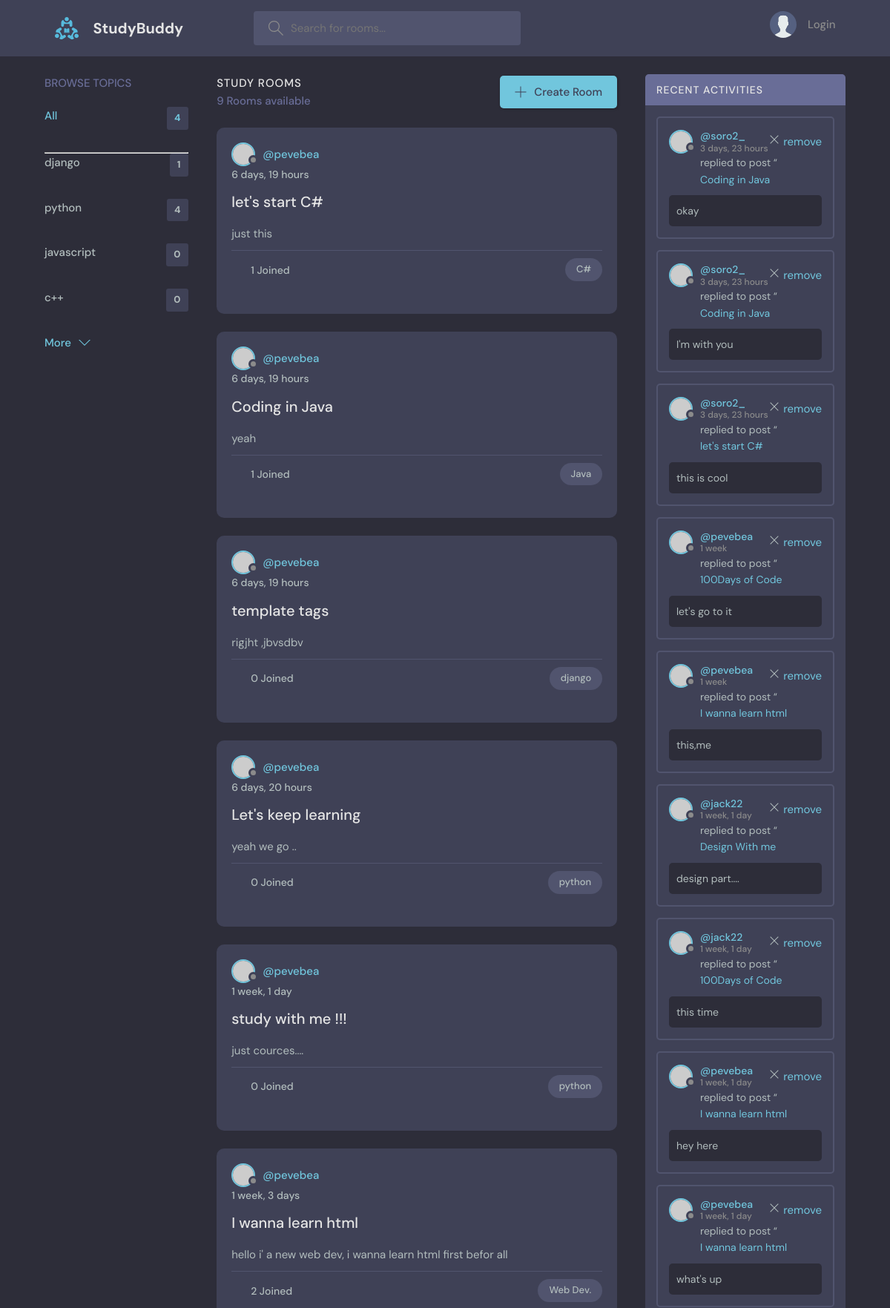
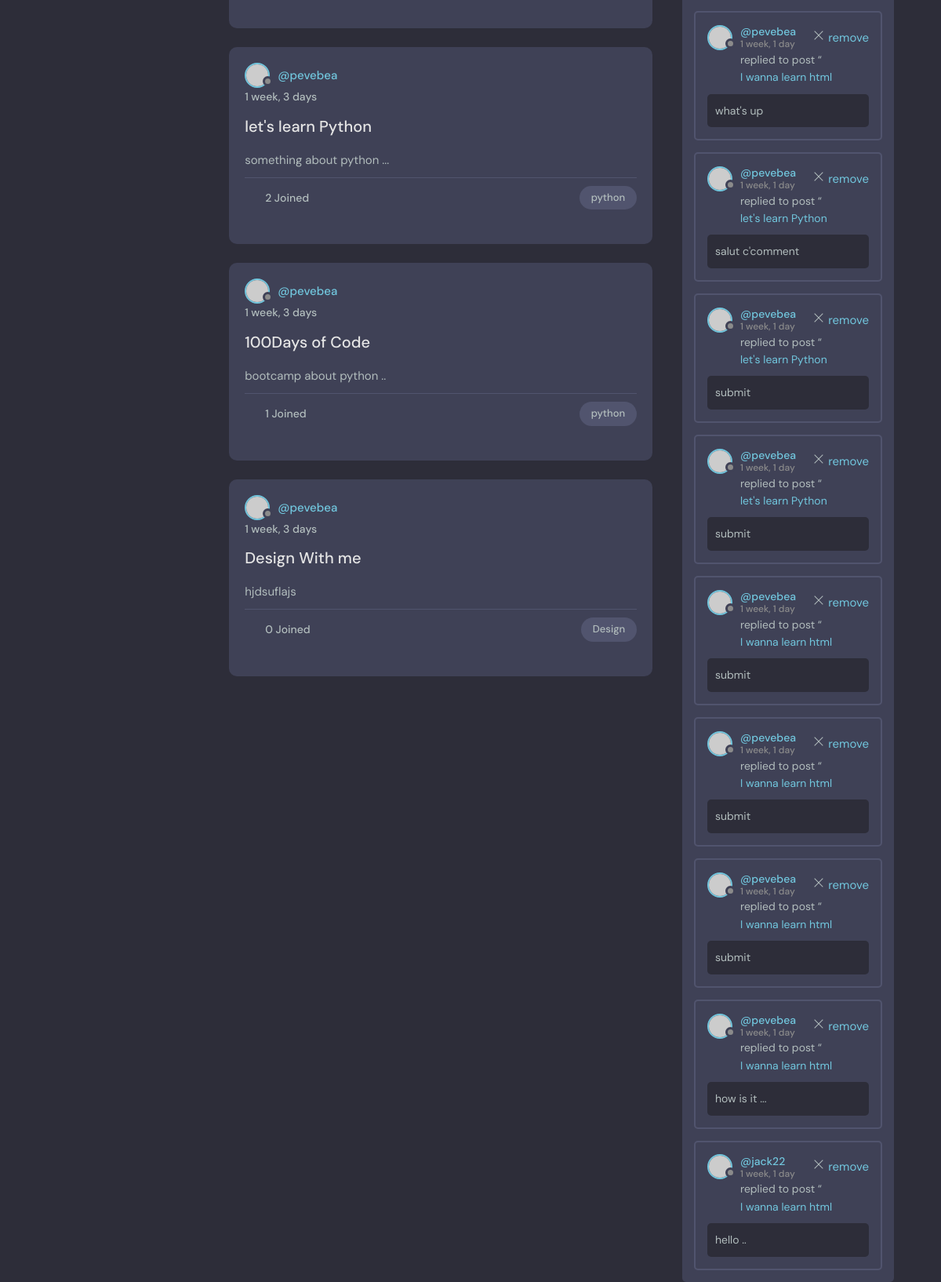
Page /room/index/ on the committed database (2 pictures, top to bottom).
### room/models.py (models this page shows, shortened)
class Topic(models.Model):
    name = models.CharField(max_length=200)

class Room(models.Model):
    host = models.ForeignKey(User, on_delete=models.SET_NULL, null= True)
    topic = models.ForeignKey(Topic, on_delete=models.CASCADE, null=True)
    name = models.CharField(max_length=200)
    description = models.TextField(null= True, blank= True)
    participants = models.ManyToManyField(User, related_name="participants", blank=True)
    updated = models.DateTimeField(auto_now = True)
    created = models.DateTimeField(auto_now_add=True)
    def __str__(self):
        return self.name
    class Meta:
        ordering = ["-updated", "created"]

class Message(models.Model):
    user = models.ForeignKey(User, on_delete=models.CASCADE, null= True)
    room = models.ForeignKey(Room, on_delete=models.CASCADE)
    body = models.TextField()
    updated = models.DateTimeField(auto_now = True)
    created = models.DateTimeField(auto_now_add=True)
    class Meta:
        ordering = ["-updated", "created"]

### room/views.py (the view)
# urls.py: path("", views.index, name = "home"),
def index(request):
    q = request.GET.get("q") if request.GET.get("q") != None else ""
    rooms = Room.objects.filter(Q(topic__name__icontains = q) |
                                Q(name__icontains=q)|
                                Q(description__icontains=q))
    topics = Topic.objects.all()[0:4]
    room_messages = Message.objects.filter(Q(room__topic__name__icontains = q))
    context = {
        "rooms": rooms,
        "topics": topics,
        "room_messages": room_messages,
    }
    return render(request, "room/index.html", context)

### templates/room/index.html (shortened to what this page needs)
<!DOCTYPE html>
{% load static %}
<html lang="en">
  <head>
    <link rel="stylesheet" href="{% static 'css/main.css' %}" />
  </head>
  <body>
    <header class="header header--loggedIn">
      <div class="container">
        <a href="{% url 'room:index' %}" class="header__logo">
          <img src="{% static 'image/logo.svg' %}" />
          <h1>StudyBuddy</h1>
        </a>
        <form method="GET" action="" class="header__search">
          <label>
            <input name="q" placeholder="Search for rooms..." />
          </label>
        </form>
        <nav class="header__menu">
            {% if user.is_authenticated %}
            <div class="header__user">
                <a href="{% url 'authentification:userProfile' user.id %}">
                <div class="avatar avatar--medium active">
                    <img src="https://randomuser.me/api/portraits/men/37.jpg" />
                </div>
                <p>{{user.username}}<span>@{{user.username}}</span></p>
                </a>
                <button class="dropdown-button">
                <svg version="1.1" xmlns="http://www.w3.org/2000/svg" width="32" height="32" viewBox="0 0 32 32">
                    <title>chevron-down</title>
                    <path d="M16 21l-13-13h-3l16 16 16-16h-3l-13 13z"></path>
                </svg>
                </button>
            </div>
            <div class="dropdown-menu">
                <a href="{% url 'authentification:update-user' %}" class="dropdown-link">
                    <svg version="1.1" xmlns="http://www.w3.org/2000/svg" width="32" height="32" viewBox="0 0 32 32">
                        <title>tools</title>
                        <path d="M27.465 32c-1.211 0-2.35-0.471-3.207-1.328l-9.392-9.391c-2.369 0.898-4.898 0.951-7.355 0.15-3.274-1.074-5.869-3.67-6.943-6.942-0.879-2.682-0.734-5.45 0.419-8.004 0.135-0.299 0.408-0.512 0.731-0.572 0.32-0.051 0.654 0.045 0.887 0.277l5.394 5.395 3.586-3.586-5.394-5.395c-0.232-0.232-0.336-0.564-0.276-0.887s0.272-0.596 0.572-0.732c2.552-1.152 5.318-1.295 8.001-0.418 3.274 1.074 5.869 3.67 6.943 6.942 0.806 2.457 0.752 4.987-0.15 7.358l9.392 9.391c0.844 0.842 1.328 2.012 1.328 3.207-0 2.5-2.034 4.535-4.535 4.535zM15.101 19.102c0.26 0 0.516 0.102 0.707 0.293l9.864 9.863c0.479 0.479 1.116 0.742 1.793 0.742 1.398 0 2.535-1.137 2.535-2.535 0-0.668-0.27-1.322-0.742-1.793l-9.864-9.863c-0.294-0.295-0.376-0.74-0.204-1.119 0.943-2.090 1.061-4.357 0.341-6.555-0.863-2.631-3.034-4.801-5.665-5.666-1.713-0.561-3.468-0.609-5.145-0.164l4.986 4.988c0.391 0.391 0.391 1.023 0 1.414l-5 5c-0.188 0.188-0.441 0.293-0.707 0.293s-0.52-0.105-0.707-0.293l-4.987-4.988c-0.45 1.682-0.397 3.436 0.164 5.146 0.863 2.631 3.034 4.801 5.665 5.666 2.2 0.721 4.466 0.604 6.555-0.342 0.132-0.059 0.271-0.088 0.411-0.088z"></path>
                    </svg>
                    Settings
                </a>
                <a href="{% url 'authentification:logout' %}" class="dropdown-link">
                    <svg version="1.1" xmlns="http://www.w3.org/2000/svg" width="32" height="32" viewBox="0 0 32 32">
                        <title>sign-out</title>
                        <path d="M3 0h22c0.553 0 1 0 1 0.553l-0 3.447h-2v-2h-20v28h20v-2h2l0 3.447c0 0.553-0.447 0.553-1 0.553h-22c-0.553 0-1-0.447-1-1v-30c0-0.553 0.447-1 1-1z"></path>
                        <path d="M21.879 21.293l1.414 1.414 6.707-6.707-6.707-6.707-1.414 1.414 4.293 4.293h-14.172v2h14.172l-4.293 4.293z"></path>
                    </svg>
                    Logout
                </a>
            </div>
            {% else %}
                <a href="{% url 'authentification:login' %}">
                <img src="{% static 'image/avatar.svg' %}" />
                <p>Login</p>
                </a>
            {% endif %}
        </nav>
      </div>
    </header>
    {% block content %}
    <main class="layout layout--3">
      <div class="container">
            {% include 'room/topic_component.html' %}
        <div class="roomList">
            <div class="roomList__header">
                <div>
                    <h2>Study Rooms</h2>
                    <p>{{rooms.count}} Rooms available</p>
                </div>
                    <a class="btn btn--main" href="{% url 'room:create-room' %}">
                        <svg version="1.1" xmlns="http://www.w3.org/2000/svg" width="32" height="32" viewBox="0 0 32 32">
                        <title>add</title>
                        <path
                            d="M16.943 0.943h-1.885v14.115h-14.115v1.885h14.115v14.115h1.885v-14.115h14.115v-1.885h-14.115v-14.115z">
                        </path>
                        </svg>
                        Create Room
                    </a>
            </div>
            {% include 'room/feed_component.html' %}
        </div>
            {% include 'room/activity_component.html' %}
        {% endblock content %}
      </div>
    </main>
  </body>
</html>

### templates/room/topic_component.html (shortened to what this page needs)
<div class="topics">
    <div class="topics__header">
      <h2>Browse Topics</h2>
    </div>
    <ul class="topics__list">
        <li>
            <a href="{% url 'room:index' %}"class="active">All <span>{{topics.count}}</span></a>
            <hr>
        <li>
        {% for topic in topics %}
            <div>
                <a href="{% url 'room:index' %}?q={{topic.name}}"> {{topic.name}}  <span>{{topic.room_set.all.count}}</span></a>
            </div>
        {% endfor %}
    </ul>
    <a class="btn btn--link" href="{% url 'room:topics' %}">
        More
        <svg version="1.1" xmlns="http://www.w3.org/2000/svg" width="32" height="32" viewBox="0 0 32 32">
            <title>chevron-down</title>
            <path d="M16 21l-13-13h-3l16 16 16-16h-3l-13 13z"></path>
        </svg>
    </a>
</div>

### templates/room/feed_component.html (shortened to what this page needs)
{% for room in rooms %}
<div class="roomListRoom">
    <div class="roomListRoom__header">
        <a href="{% url 'authentification:userProfile' room.host.id %}" class="roomListRoom__author">
            <div class="avatar avatar--small">
                <img src="https://randomuser.me/api/portraits/women/37.jpg"/>
            </div>
            <span>@{{room.host.username}} </span>
        </a>
    </div>
    <div class="roomListRoom__actions">
        <span>{{room.created|timesince}}</span>
    </div>
    <div class="roomListRoom__content">
        <a href="{% url 'room:room' room.id %}">{{room.name}}</a>
        <p>{{room.description}}</p>
    </div>
    <div class="roomListRoom__meta">
        <a href="{% url 'room:index' %}" class="roomListRoom__joined">
            <svg version="1.1" xmlns="http://www.w3.org/2000/svg" width="32"
                height="32" viewBox="0 0 32 32">
                <title>user-group</title>
            </svg>
            {{room.participants.all.count}} Joined
        </a>
        <p class="roomListRoom__topic">{{room.topic.name}}</p>
    </div>
<br>
</div>
{% endfor %}

### templates/room/activity_component.html (shortened to what this page needs)
{% load static %}
<div class="activities">
    <div class="activities__header">
      <h2>Recent Activities</h2>
    </div>
{% for message in room_messages %}
        <div class="activities__box">
          <div class="activities__boxHeader roomListRoom__header">
            <a href="{% url 'authentification:userProfile' message.user.id %}" class="roomListRoom__author">
              <div class="avatar avatar--small">
                <img src="https://randomuser.me/api/portraits/men/37.jpg" />
              </div>
              <p>
                @{{message.user}}
                <span>{{message.created|timesince}}</span>
              </p>
            </a>
            <div class="roomListRoom__actions">
              <a href="{% url 'room:delete-message' message.id %}">
                <svg version="1.1" xmlns="http://www.w3.org/2000/svg" width="32" height="32" viewBox="0 0 32 32">
                  <title>remove</title>
                  <path d="M27.314 6.019l-1.333-1.333-9.98 9.981-9.981-9.981-1.333 1.333 9.981 9.981-9.981 9.98 1.333 1.333 9.981-9.98 9.98 9.98 1.333-1.333-9.98-9.98 9.98-9.981z">
                  </path>
                </svg>
                remove
              </a>
            </div>
          </div>
          <div class="activities__boxContent">
            <p>replied to post “<a href="{% url 'room:index' %}">{{message.room}}</a></p>
            <div class="activities__boxRoomContent">
                {{message.body}}
            </div>
          </div>
        </div>
{% endfor %}
</div>

### rows in the picture
Topic: name "django", room_set.all.count "1"
Topic: name "python", room_set.all.count "4"
Topic: name "javascript", room_set.all.count "0"
Topic: name "c++", room_set.all.count "0"
Room: host.username "pevebea", created "6 days, 19 hours", name "let's start C#", description "just this", participants.all.count "1", topic.name "C#"
Room: host.username "pevebea", created "6 days, 19 hours", name "Coding in Java", description "yeah", participants.all.count "1", topic.name "Java"
Room: host.username "pevebea", created "6 days, 19 hours", name "template tags", description "rigjht ,jbvsdbv", participants.all.count "0", topic.name "django"
Room: host.username "pevebea", created "6 days, 20 hours", name "Let's keep learning", description "yeah we go ..", participants.all.count "0", topic.name "python"
Room: host.username "pevebea", created "1 week, 1 day", name "study with me !!!", description "just cources....", participants.all.count "0", topic.name "python"
Room: host.username "pevebea", created "1 week, 3 days", name "I wanna learn html", description "hello i' a new web dev, i wanna learn html first befor all", participants.all.count "2", topic.name "Web Dev."
Room: host.username "pevebea", created "1 week, 3 days", name "let's learn Python", description "something about python ...", participants.all.count "2", topic.name "python"
Room: host.username "pevebea", created "1 week, 3 days", name "100Days of Code", description "bootcamp about python ..", participants.all.count "1", topic.name "python"
Room: host.username "pevebea", created "1 week, 3 days", name "Design With me", description "hjdsuflajs", participants.all.count "0", topic.name "Design"
Message: user "soro2_", created "3 days, 23 hours", room "Coding in Java", body "okay"
Message: user "soro2_", created "3 days, 23 hours", room "Coding in Java", body "I'm with you"
Message: user "soro2_", created "3 days, 23 hours", room "let's start C#", body "this is cool"
Message: user "pevebea", created "1 week", room "100Days of Code", body "let's go to it"
Message: user "pevebea", created "1 week", room "I wanna learn html", body "this,me"
Message: user "jack22", created "1 week, 1 day", room "Design With me", body "design part...."
Message: user "jack22", created "1 week, 1 day", room "100Days of Code", body "this time"
Message: user "pevebea", created "1 week, 1 day", room "I wanna learn html", body "hey here"
Message: user "pevebea", created "1 week, 1 day", room "I wanna learn html", body "what's up"
Message: user "pevebea", created "1 week, 1 day", room "I wanna learn html", body "what's up"
Message: user "pevebea", created "1 week, 1 day", room "let's learn Python", body "salut c'comment"
Message: user "pevebea", created "1 week, 1 day", room "let's learn Python", body "submit"
Message: user "pevebea", created "1 week, 1 day", room "let's learn Python", body "submit"
Message: user "pevebea", created "1 week, 1 day", room "I wanna learn html", body "submit"
Message: user "pevebea", created "1 week, 1 day", room "I wanna learn html", body "submit"
Message: user "pevebea", created "1 week, 1 day", room "I wanna learn html", body "submit"
Message: user "pevebea", created "1 week, 1 day", room "I wanna learn html", body "how is it ..."
Message: user "jack22", created "1 week, 1 day", room "I wanna learn html", body "hello .."

### other values in the picture
{{ topics.count }} "4"
{{ rooms.count }} "9"
